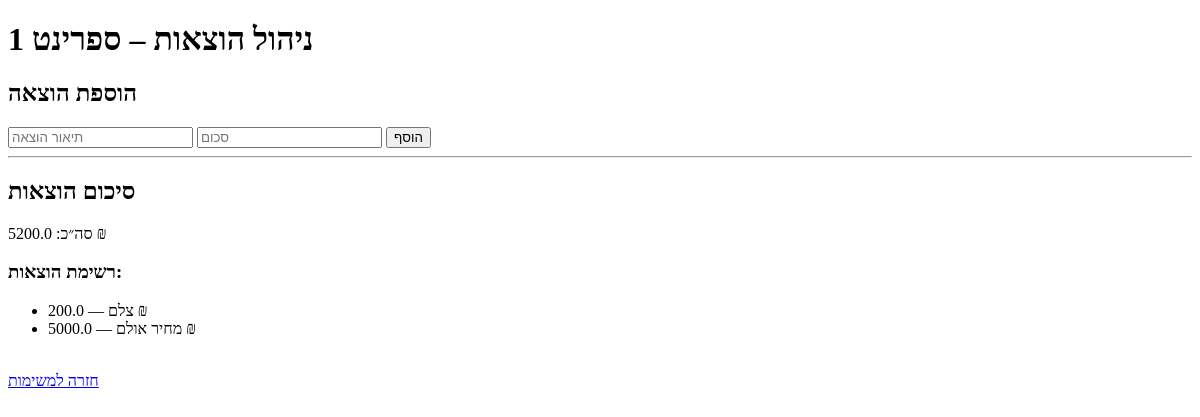
Before: /budget with the older database file.
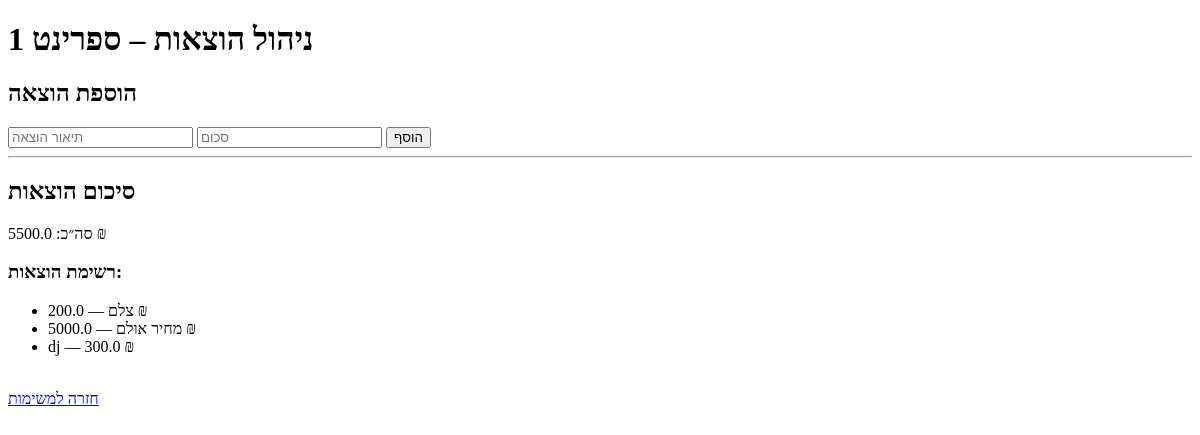
After: the same page with the newer database file.
### tables this page shows
CREATE TABLE expenses (
    id INTEGER PRIMARY KEY AUTOINCREMENT,
    description TEXT NOT NULL,
    amount REAL NOT NULL
);

### app.py (the view)
@app.route("/budget", methods=["GET"])
def budget_page():
    conn = get_db_connection()
    expenses = conn.execute('SELECT * FROM expenses').fetchall()
    total = sum(expense['amount'] for expense in expenses)
    conn.close()
    return render_template("budget.html", expenses=expenses, total=total)

### app.py (called while the page is built)
def get_db_connection():
    conn = sqlite3.connect('database.db')
    conn.row_factory = sqlite3.Row  # מאפשר גישה לעמודות בשם
    return conn

### templates/budget.html (shortened to what this page needs)
<!DOCTYPE html>
<html lang="he">
<head>
</head>
<body>
    <h1>ניהול הוצאות – ספרינט 1</h1>
    <h2>הוספת הוצאה</h2>
    <form action="/budget/add" method="post">
        <input type="text" name="description" placeholder="תיאור הוצאה" required>
        <input type="number" step="0.01" name="amount" placeholder="סכום" required>
        <button type="submit">הוסף</button>
    </form>
    <hr>
    <h2>סיכום הוצאות</h2>
    <p>סה״כ: {{ total }} ₪</p>
    <h3>רשימת הוצאות:</h3>
    {% if expenses %}
        <ul>
            {% for e in expenses %}
                <li>{{ e.description }} — {{ e.amount }} ₪</li>
            {% endfor %}
        </ul>
    {% else %}
        <p>אין הוצאות עדיין.</p>
    {% endif %}
    <br>
    <a href="/tasks">חזרה למשימות</a>
</body>
</html>

Changed rows visible on the page:
added expenses: description "dj", amount "300.0"
Other visible differences:
{{ total }}: "5200.0" → "5500.0"
